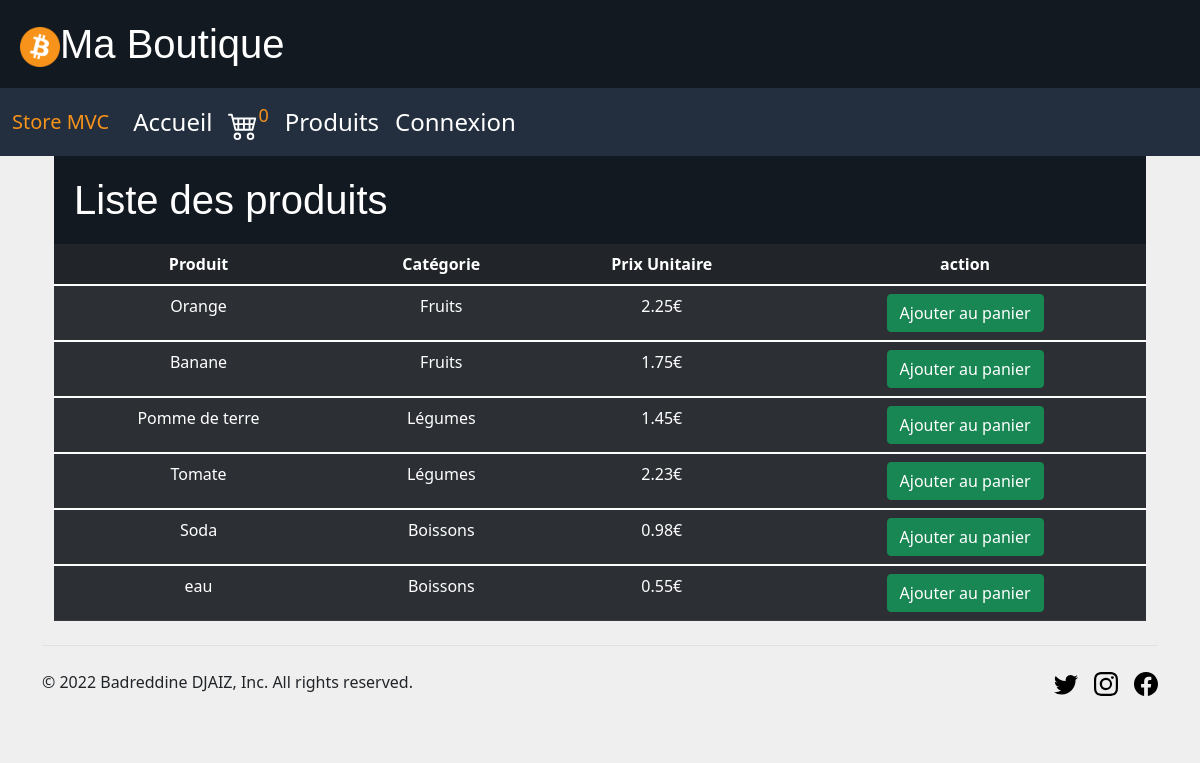
The page /index.php?action=showProductsCostumers on the database its author committed.
### tables this page shows
CREATE TABLE `products` (
  `id_prod` int(11) NOT NULL,
  `name` text NOT NULL,
  `category_id` int(11) NOT NULL,
  `quantity` int(11) NOT NULL,
  `unit_price` float NOT NULL
);

CREATE TABLE `category` (
  `id` int(11) NOT NULL,
  `name` varchar(100) NOT NULL
);

### src/controller/product_ctl.php (called while the page is built, shortened)
<?php
    require "src/model/product.php";
    function showAllProductsCostumers() {
      $products = getAllProductsCostumers();
      require "src/view/products/product_costumer_view.php";
  }

### src/model/product.php (called while the page is built, shortened)
<?php
function getAllProductsCostumers() {
    $sql = "SELECT id_prod,products.name as name_prod,quantity,unit_price,category.name as name_cat FROM products INNER JOIN category ON category_id=category.id";
    $rep=[];
    try {
        $bdd = dbConnect();
        $req = $bdd->query($sql);
        $req->setFetchMode(PDO::FETCH_ASSOC);
        $rep = $req->fetchAll();
    }
    catch (PDOException $ex) {
        var_dump("Erreur GET PRODUCTS: {$ex->getMessage()}");
    }
    finally {
        return $rep;
    }
}

### src/view/products/product_costumer_view.php (the view, shortened to what this page needs)
<div class="container">
    <h1>Liste des produits</h1>
    <table class="table table-dark table-dark table-striped">
        <thead>
            <tr>
                <th scope="row">Produit</th>
                <th scope="row">Catégorie</th>
                <th scope="row">Prix Unitaire</th>
                <th scope="row">action</th>
            </tr>
        </thead>
        <tbody>
            <?php foreach ($products as $key => $value) {
                echo "<tbody>
            <tr>
            <td>" .
                    $value['name_prod']
                    .
                    "</td>
            <td>" .
                    $value['name_cat']
                    .
                    "</td>
            <td>" .
                    $value['unit_price'] .'€'.
                    "</td>
            <td><a class='btn btn-success' href='index.php?action=ajoutPanier&id={$value['id_prod']}'>Ajouter au panier</a>
            </tr>
            </tbody>";
            } ?>
        </tbody>
    </table>
</div>
<?php
$content = ob_get_clean();
require "src/view/template.php";
?>

### index.php (shortened to what this page needs)
<?php
require "src/controller/product_ctl.php";
?>
<?php
if (isset($_GET['action'])) {
    $action = $_GET['action'];
    switch ($action) {
        case 'showProductsCostumers':
            showAllProductsCostumers();
            break;
    }
} else {
    header("location: index.php?action=home");
}
?>

### src/view/template.php (shortened to what this page needs)
<!DOCTYPE html>
<html lang="fr">
<head>
  <link href="https://cdn.jsdelivr.net/npm/bootstrap@5.1.3/dist/css/bootstrap.min.css" rel="stylesheet">
  <link rel="stylesheet" href="style.css">
</head>
<body>
  <h1><img src="images/Bitcoin.svg.png" width="40" alt="">Ma Boutique</h1>
  <nav class="navbar navbar-expand-lg navbar-secondary">
    <div class="container-fluid">
      <a class="navbar-brand" href="#">Store MVC</a>
      <div class="collapse navbar-collapse" id="navbarSupportedContent">
        <ul class="navbar-nav me-auto mb-2 mb-lg-0">
          <li class="nav-item">
            <a class="nav-link active" aria-current="page" href="index.php?action=home">Accueil</a>
          </li>
          <li class="nav-item">
            <a class="nav-link active" aria-current="page" href="index.php?action=panier"><sup><?= $nbreArticles = (isset($_SESSION['panier']['libelleProduit'])) ? count($_SESSION['panier']['libelleProduit']) : 0; ?></sup></a>
          </li>
          <li class="nav-item">
            <?php
            if (isset($_SESSION['user']) && $_SESSION['statut'] == 1) {
              echo " <a class='nav-link' href='index.php?action=showCategories'>Categories</a>";
            ?>
          </li>
          <li class="nav-item">
          <?php
              echo "<a class='nav-link' href='index.php?action=showProducts'>Produits</a>";
            } else
              echo "<a class='nav-link' href='index.php?action=showProductsCostumers'>Produits</a>";
          ?>
          </li>
          <li class="nav-item">
            <?php
            if (!isset($_SESSION['user'])) {
              echo "
          <a class='nav-link' href='index.php?action=login'>Connexion</a>
          ";
            } else
              echo "
        <a class='nav-link' href='index.php?action=logout'>Déconnexion</a>
        ";
            ?>
          </li>
      </div>
    </div>
  </nav>
  <div class="container">
    <?= $content ?>
  </div>
</body>
<div class="container">
  <footer>
    <div class="d-flex justify-content-between py-4 my-4 border-top">
      <p>&copy; 2022 Badreddine DJAIZ, Inc. All rights reserved.</p>
      <ul class="list-unstyled d-flex">
        <li class="ms-3"><a class="link-danger" href="#"><svg class="bi" width="24" height="24">
              <use xlink:href="#twitter" />
            </svg></a></li>
        <li class="ms-3"><a class="link-danger" href="#"><svg class="bi" width="24" height="24">
              <use xlink:href="#instagram" />
            </svg></a></li>
        <li class="ms-3"><a class="link-danger" href="#"><svg class="bi" width="24" height="24">
              <use xlink:href="#facebook" />
            </svg></a></li>
      </ul>
    </div>
  </footer>
  </body>
</html>

### style.css (style rules this page uses)
* { margin: 0%; padding: 0%; box-sizing: border-box; }
body { background-color:#efefef; }
h1 { font-family: Verdana, Geneva, Tahoma, sans-serif; background-color: #131921; color: white; padding: 20px; margin: 0%; }
nav { background-color: #232f3e; }
nav li { font-size: 1.5em; }
.nav-link,th,.active { color:white; }
tr { text-align: center; }
sup,.navbar-brand { color: #f7931a; }

### rows shown on the page
products: name "Orange", category.name "Fruits", unit_price "2.25"
products: name "Banane", category.name "Fruits", unit_price "1.75"
products: name "Pomme de terre", category.name "Légumes", unit_price "1.45"
products: name "Tomate", category.name "Légumes", unit_price "2.23"
products: name "Soda", category.name "Boissons", unit_price "0.98"
products: name "eau", category.name "Boissons", unit_price "0.55"
